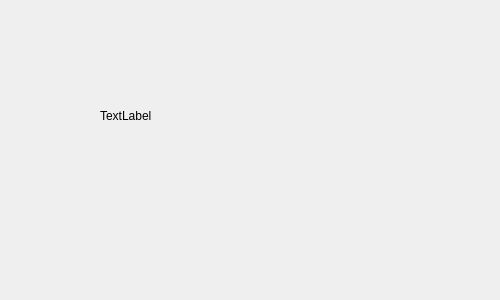
<?xml version="1.0" encoding="UTF-8"?>
<ui version="4.0">
 <class>mostrarBusqueda</class>
 <widget class="QDialog" name="mostrarBusqueda">
  <property name="geometry">
   <rect>
    <x>0</x>
    <y>0</y>
    <width>500</width>
    <height>300</height>
   </rect>
  </property>
  <property name="windowTitle">
   <string>Dialog</string>
  </property>
  <property name="windowIcon">
   <iconset>
    <normaloff>../build-Hyrules-Graphs-Desktop_Qt_6_4_1_MinGW_64_bit-Debug/img/icono.jpg</normaloff>../build-Hyrules-Graphs-Desktop_Qt_6_4_1_MinGW_64_bit-Debug/img/icono.jpg</iconset>
  </property>
  <widget class="QLabel" name="label">
   <property name="geometry">
    <rect>
     <x>100</x>
     <y>60</y>
     <width>231</width>
     <height>111</height>
    </rect>
   </property>
   <property name="text">
    <string>TextLabel</string>
   </property>
  </widget>
 </widget>
 <resources/>
 <connections/>
</ui>
